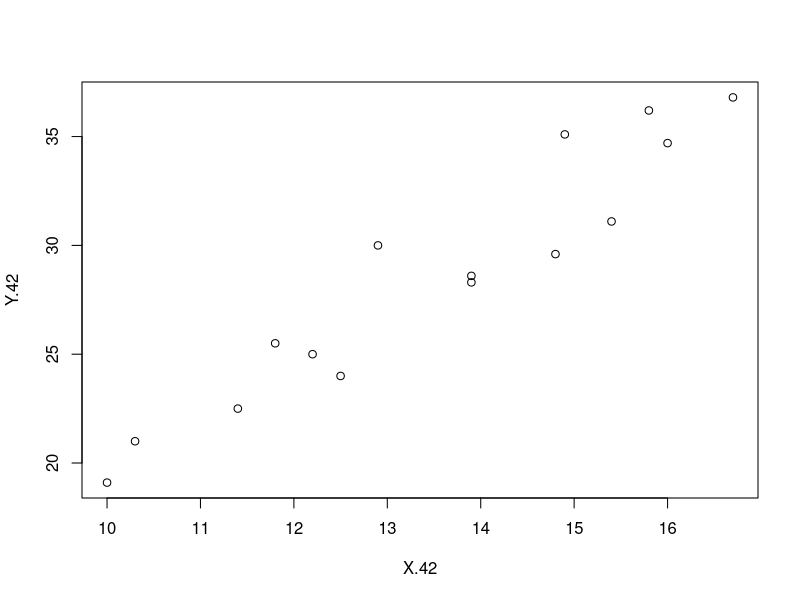
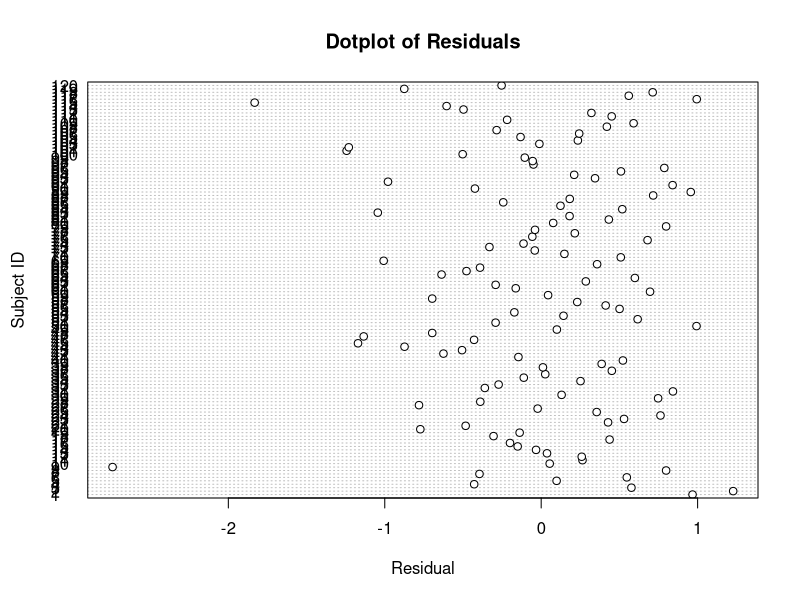
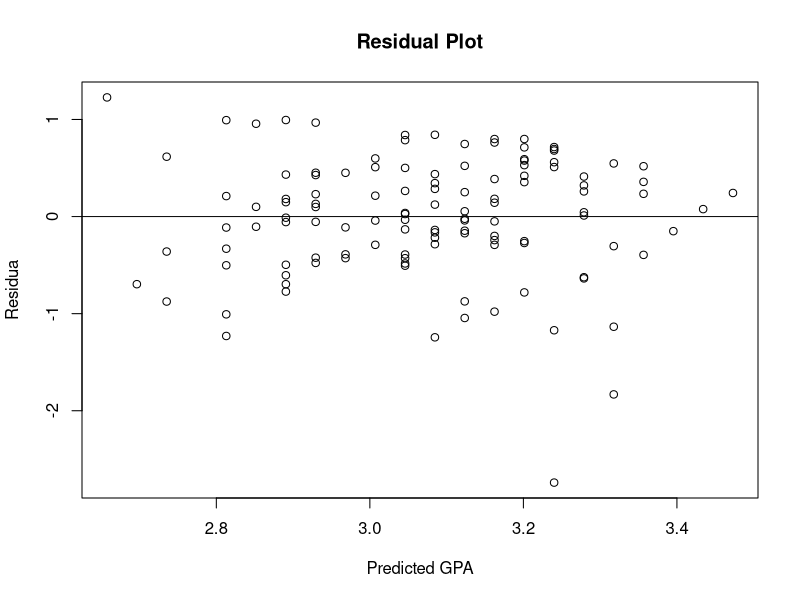
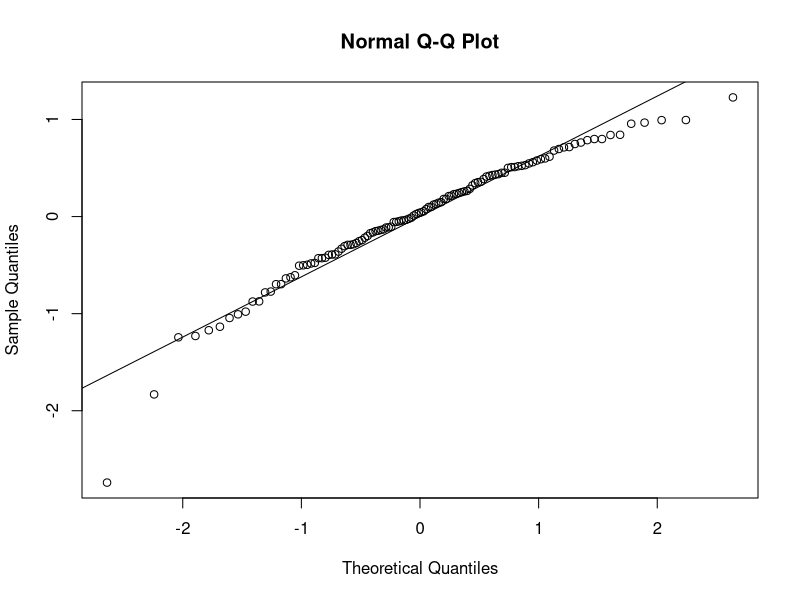

Reproduce these figures in R, in order. (Note: this script raises an error after producing the figures.)
## ---- chunk 1
data4 <- read.table("CH01PR19.txt")
names(data4) <-c('GPA','ACT')
attach(data4)
model4 = lm(GPA~ACT)

interval4 <- confint(model4,level=0.99)
interval4[2,]
## ---- chunk 2
alpha4 <- 0.01
summ4 <- summary(model4)
tval4 <- summ4$coefficients[2,3]
tstar4 <- qt(1-alpha4/2,model4$df)
## ---- chunk 3
summ4$coefficients
## ---- chunk 4
alpha5 = 0.1
data5 <- read.table("CH01PR20.txt")
names(data5)<-c('Time','Copiers')
attach(data5)
model5 <- lm(Time~Copiers)
ints5 <- confint(model5,parm='Copiers',level=1-alpha5)
print(ints5)
## ---- chunk 5
summ5 <- summary(model5)
tval5 <- summ5$coefficients[2,3]
tstar5 <- qt(1-alpha5/2,model5$df)
## ---- chunk 6
alpha5d <- .05
s5d <- summ5$coefficients[2,2]
tval5d <- (model5$coefficients[2]-14)/s5d
tstar5d <- qt(alpha5d,model5$df)
P5d <- pt(tval5d,df = model5$df)
## ---- chunk 7
attach(data4)
alpha.13 = .025
conf.int.13 <-predict(model4,data.frame(ACT=28),interval='conf',level=0.95)
pred.int.13 <-predict(model4,data.frame(ACT=28),interval='pred',level=0.95)
n= length(ACT)
#Xh = seq(from=min(ACT),to=max(ACT),length=100)
Xh.13 = 28
Yh.13 = model4$coef[1]+Xh.13*model4$coef[2]
se.Yh.13 = sqrt(((Xh.13-mean(ACT))^2/((n-1)*var(ACT))+1/n)*summ4$sigma^2)
W.13 = sqrt(2*qf(1-alpha.13,2,n-2))

WHSu.13 = Yh.13 + 2*se.Yh.13
WHSl.13 = Yh.13 - 2*se.Yh.13
WHS.int.13 <-c(WHSl.13,WHSu.13)
#plot( WHSl ~ Xh, type='l', xlim=c(min(Xh),max(Xh)),ylim=c(0,4), xlab='', ylab='' )
#par(new = T)
#plot( WHSu ~ Xh, type='l', xlim=c(min(Xh),max(Xh)),ylim=c(0,4), xlab='X', ylab='E[Y]' )
#abline(model4$coef[1],model4$coef[2])
detach(data4)
## ---- chunk 8
anova.24 = anova(model5)
attach(data5)
## ---- chunk 9
alpha.24 = .10
F.crit = qf(1-alpha.24,df1 = 1,df2 = model5$df)
F.24 = anova.24[1,4]
detach(data5)
## ---- chunk 10
alpha.28 = .05
data28 = read.table("CH01PR27.txt")
names(data28)<-c('MMM','AGE')
attach(data28)
model28 <- lm(MMM~AGE)
summ28 <- summary(model28)
conf.int.28 <- predict(model28,data.frame(AGE=60),interval='confidence',level=0.95)
pred.int.28 <- predict(model28,data.frame(AGE=60),interval='prediction',level=0.95)
n= length(MMM)

Xh.28 = 60
Yh.28 = model28$coef[1]+Xh.28*model28$coef[2]
se.Yh.28 = sqrt(((Xh.28-mean(AGE))^2/((n-1)*var(AGE))+1/n)*summ28$sigma^2)
W.28 = sqrt(2*qf(1-alpha.28,2,n-2))

WHSu.28 = Yh.28 + 2*se.Yh.28
WHSl.28 = Yh.28 - 2*se.Yh.28
WHS.int.28 <-c(WHSl.28,WHSu.28)

detach(data28)
## ---- chunk 11
data42 <- read.table(file = "CH02PR42.txt")
names(data42) <-c('X.42','Y.42')
attach(data42)
plot(x=X.42,y=Y.42)
## ---- chunk 12
r12 = cor(X.42,Y.42)
## ---- chunk 13
alpha42c <- .05
n42 = length(X.42)
df42 = n42-2
tval42c <- qt(1-alpha42c,df42)
tstar42c<- r12*sqrt(df42)/sqrt(1-r12^2)
P42c <- 2*pt(-tstar42c,df42)
## ---- chunk 14
data3 <- read.table("CH01PR19.txt")
names(data3) <- c("GPA","ACT")
attach(data3)
model3 <- lm(data3)

dotchart(model3$residuals,
  main = 'Dotplot of Residuals',
  xlab = 'Residual',
  ylab = 'Subject ID')
## ---- chunk 15
Yhat3 <- predict(model3,data=data3&ACT)
plot(x=Yhat3,y=model3$residuals,
  main = 'Residual Plot',
  xlab = 'Predicted GPA',
  ylab = 'Residua')
abline(0,0)
## ---- chunk 16
qqnorm(model3$residuals,
  datax=FALSE,
  xlab='Theoretical Quantiles',
  ylab='Sample Quantiles')
abline(0,sd(model3$residuals))
ei3 <- model3$residuals
ps3 <- ppoints(length(ei3))
qs3 <- qnorm(ps3)
r3 <- cor(sort(ei3),qs3)
alpha3d <- .05
## ---- chunk 17
BF3.test <- levene.test(ei3[order(ACT)],group=c(rep(1,sum(ACT<26)),rep(2,sum(ACT>=26))))
alpha3e <- .01
tval3e = qt(1-alpha3e/2,length(ei3)-2)
## ---- chunk 18
data7 <- read.table("CH01PR27.txt")
names(data7) <- c("MM","AGE")
attach(data7)
stem(AGE)
## ---- chunk 19
model7 <- lm(MM~AGE)
ei7 <- resid(model7)
dotchart(ei7,
  main = 'Dotplot of Residuals',
  xlab = 'Residual',
  ylab = 'Subject ID')
## ---- chunk 20
Yhat7 = predict(model7,newdata = data.frame(AGE))
plot(x=Yhat7,y=ei7,
     main = 'Scatterplot of Residuals vs. Predicted Mean Muscle Mass',
     xlab = 'Predicted Mean Muscle Mass',
     ylab = 'Residual')

plot(x=AGE,y=ei7,
     main = 'Scatterplot of Residuals vs. Age',
     xlab = 'Age',
     ylab = 'Residual')

## ---- chunk 21
qqnorm(ei7)
abline(0,sd(ei7))
shapiro.test(ei7)
## ---- chunk 22
BF7.test <- levene.test(ei7[order(AGE)],group=c(rep(1,30),rep(2,30)),location = 'median')
alpha7e = .01
tval7e = qt(1-alpha7e/2,length(ei7)-2)
## ---- chunk 23
data13 <- read.table("CH01PR20.txt")
#Fit the reduced model
names(data13) <- c("Time","Copiers")
attach(data13)
model13.lm = lm(Time~Copiers)
#Fit the full model
model13.fm = lm(Time~factor(Copiers))
anova(model13.lm,model13.fm)
detach(data13)
## ---- chunk 24
data17 <- read.table("CH03PR17.txt")
names(data17) <- c("Sales","Year")
attach(data17)
plot(x=Year,y=Sales,
      main = 'Sales vs Coded Year',
      ylab = "Sales ($1000's)",
      xlab = "Year (coded")
## ---- chunk 25
library(MASS)
model17.lm <- lm(Sales~Year)
model17.bc <- boxcox(model17.lm,
                     lambda = seq(.3,.7,.1),
                     interp = F)
## ---- chunk 26
Sales.sqrt <- sqrt(Sales)
model17.lm.txfm <- lm(Sales.sqrt~Year)
## ---- chunk 27
plot(x=Year,
     y=Sales.sqrt,
     main = 'Transformed Scatterplot',
     xlab = 'Coded Year',
     ylab = 'Sqrt(Sales)')
abline(model17.lm.txfm)
## ---- chunk 28
ei17 <- resid(model17.lm.txfm)
Yhat17 <- predict(model17.lm.txfm,newdata = data.frame(Year))
plot(x=Yhat17,y=ei17,
      main = 'Residuals vs. Predicted transformed sales value')
abline(0,0)
qqnorm(ei17)
abline(0,sd(ei17))
## ---- chunk 29
data24 <- read.table("CH03PR24.txt")
names(data24) <- c("dBP","Age")
attach(data24)
model24 <- lm(dBP~Age)
beta1.24 <- model24$coefficients[2]
beta0.24 <- model24$coefficients[1]
ei24 <- resid(model24)
plot(x=Age,
     y=ei24,
     main = "Residuals against Age",
     xlab = "Age",
     ylab = "Residual")
abline(0,0)
## ---- chunk 30
data24b <- data24[-7,]
names(data24b) <- c('dBP','Age')
detach(data24)
attach(data24b)
model24b <- lm(dBP ~ Age)
beta0.24b <- model24b$coefficients[1]
beta1.24b <- model24b$coefficients[2]
## ---- chunk 31
pred.interval24c <- predict(model24b,
                            data.frame(Age=12),
                            interval= "pred",
                            level = 0.99)
